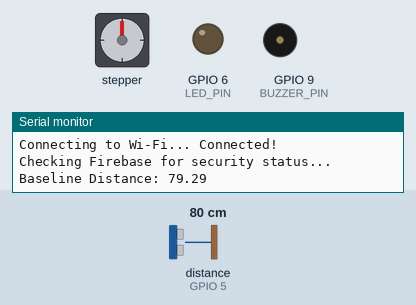
This sketch was run on a simulated ESP32-S3. Shown: stepper motor, output pins drawn as LEDs (lit = HIGH), buzzer (waves = sounding, pin HIGH), the last lines printed to the serial monitor. Wiring (inferred from the names in the program): ultrasonic range finder: trigger GPIO 4; echo GPIO 5; stepper motor driver (200 steps per turn assumed): step GPIO 10; direction GPIO 7. The inputs (shaded band) are chosen by the test bench; at power-on: distance to the obstacle (sensor on GPIO 5) 80 cm. The echo pulse lasts 58.3 µs per cm; WiFi joins after 1.5 s; servers stay silent unless stated; uploads are accepted with an empty reply; pins used as bus, display or sensor lines are not drawn.

Above: at 2.9 s.
3.0 s: distance to the obstacle (sensor on GPIO 5) set to 83 cm
4.5 s: distance to the obstacle (sensor on GPIO 5) set to 88 cm
At 5.7 s:
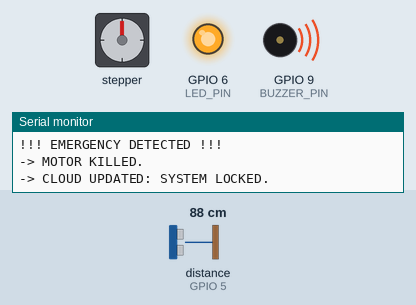
Timing chart, 0 to 7.5 s (numbered marks = the images above; inputs shaded):
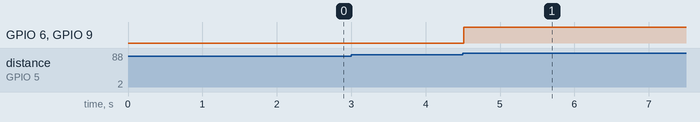

The sketch:

sketch.ino
```cpp
#include <Arduino.h>
#include "Config.h"
#include "Globals.h"
#include "Sensor.h"
#include "CloudManager.h"

float baselineDistance = 0;
volatile int currentFanSpeed = 0;
bool isLocked = false;

int previousFanSpeed = -1;
unsigned long lastCalibrationTime = 0;
unsigned long lastHttpTime = 0;
unsigned long lastLockCheckTime = 0;
hw_timer_t * timer = NULL;

void IRAM_ATTR onTimer() {
  if (currentFanSpeed > 0 && !isLocked) {
    digitalWrite(STEP_PIN, HIGH);
    for (int i = 0; i < 50; i++) { asm volatile("nop"); }
    digitalWrite(STEP_PIN, LOW);
  }
}

void setup() {
  Serial.begin(115200);

  setupHardware();
  setupWiFi();

  Serial.println("Checking Firebase for security status...");
  checkLockStatusFromFirebase();

  if (!isLocked) {
    baselineDistance = getDistance();
    Serial.print("Baseline Distance: ");
    Serial.println(baselineDistance);
  }

  timer = timerBegin(1000000);
  timerAttachInterrupt(timer, &onTimer);
  timerAlarm(timer, 2000, true, 0);
}

void loop() {
  if (isLocked) {
    if (millis() - lastLockCheckTime >= LOCK_CHECK_INTERVAL) {
      lastLockCheckTime = millis();
      checkLockStatusFromFirebase();
    }
    return;
  }

  float currentDist = getDistance();
  if (currentDist > (baselineDistance + 5.0)) {
    triggerPanicMode();
    return;
  }

  if (millis() - lastHttpTime >= HTTP_INTERVAL) {
    lastHttpTime = millis();
    getFanSpeedFromFirebase();
  }

  if (currentFanSpeed != previousFanSpeed) {
    previousFanSpeed = currentFanSpeed;
    if (currentFanSpeed > 0) {
      int newDelay = map(currentFanSpeed, 1, 5, 2000, 200);
      timerAlarm(timer, newDelay, true, 0);
    } else {
      timerAlarm(timer, 1000000, true, 0);
    }
  }

  if (millis() - lastCalibrationTime >= CALIBRATION_INTERVAL) {
    baselineDistance = getDistance();
    lastCalibrationTime = millis();
  }
}
```

CloudManager.cpp
```cpp
#include <WiFi.h>
#include <HTTPClient.h>
#include "CloudManager.h"
#include "Config.h"
#include "Globals.h"
#include "Sensor.h"

void setupWiFi() {
  WiFi.begin(WIFI_SSID, WIFI_PASSWORD);
  Serial.print("Connecting to Wi-Fi...");
  while (WiFi.status() != WL_CONNECTED) { delay(100); }
  Serial.println(" Connected!");
}

void getFanSpeedFromFirebase() {
  if (WiFi.status() == WL_CONNECTED) {
    HTTPClient http;
    String url = "https://" + String(DATABASE_URL) + "/Fan%20Number/" + String(FAN_ID) + "/Fan%20Speed.json?auth=" + String(DATABASE_SECRET);
    http.begin(url);
    if (http.GET() > 0) {
      String payload = http.getString();
      if(payload != "null" && payload != "") { currentFanSpeed = payload.toInt(); }
    }
    http.end();
  }
}

void checkLockStatusFromFirebase() {
  if (WiFi.status() == WL_CONNECTED) {
    HTTPClient http;
    String url = "https://" + String(DATABASE_URL) + "/Fan%20Number/" + String(FAN_ID) + "/Status.json?auth=" + String(DATABASE_SECRET);
    http.begin(url);
    if (http.GET() > 0) {
      String payload = http.getString();
      payload.replace("\"", "");
      payload.trim();

      if (payload == "Normal" && isLocked) {
        isLocked = false;
        digitalWrite(LED_PIN, LOW);
        digitalWrite(BUZZER_PIN, LOW);
        Serial.println("\n*** SYSTEM UNLOCKED VIA FIREBASE ***");
        Serial.println("-> Recalibrating baseline...");
        baselineDistance = getDistance();


        String url2 = "https://" + String(DATABASE_URL) + "/Fan%20Number/" + String(FAN_ID) + "/Suicide.json?auth=" + String(DATABASE_SECRET);
        http.begin(url2);
        http.addHeader("Content-Type", "application/json");
        http.PUT("false");
        http.end();

        Serial.println("-> System Normal. Resuming fan operations.");
      }
      else if (payload == "Locked" && !isLocked) {
        isLocked = true;
        digitalWrite(LED_PIN, HIGH);
        digitalWrite(BUZZER_PIN, HIGH);
        Serial.println("\n!!! BOOTED INTO LOCKED STATE !!!");
      }
    }
    http.end();
  }
}

void triggerPanicMode() {
  isLocked = true;
  digitalWrite(STEP_PIN, LOW);
  digitalWrite(DIR_PIN, LOW);
  digitalWrite(LED_PIN, HIGH);
  digitalWrite(BUZZER_PIN, HIGH);
  Serial.println("\n!!! EMERGENCY DETECTED !!!");
  Serial.println("-> MOTOR KILLED.");

  if (WiFi.status() == WL_CONNECTED) {
    HTTPClient http;

    String url1 = "https://" + String(DATABASE_URL) + "/Fan%20Number/" + String(FAN_ID) + "/Suicide.json?auth=" + String(DATABASE_SECRET);
    http.begin(url1);
    http.addHeader("Content-Type", "application/json");
    http.PUT("true");
    http.end();

    String url2 = "https://" + String(DATABASE_URL) + "/Fan%20Number/" + String(FAN_ID) + "/Status.json?auth=" + String(DATABASE_SECRET);
    http.begin(url2);
    http.addHeader("Content-Type", "application/json");
    http.PUT("\"Locked\"");
    http.end();

    Serial.println("-> CLOUD UPDATED: SYSTEM LOCKED.");
  }
}
```

CloudManager.h
```cpp
#ifndef CLOUD_MANAGER_H
#define CLOUD_MANAGER_H

void setupWiFi();
void getFanSpeedFromFirebase();
void checkLockStatusFromFirebase();
void triggerPanicMode();

#endif
```

Globals.h
```cpp
#ifndef GLOBALS_H
#define GLOBALS_H

#include <Arduino.h>

extern float baselineDistance;
extern volatile int currentFanSpeed;
extern bool isLocked;

#endif
```

Sensor.cpp
```cpp
#include "Sensor.h"
#include "Config.h"
#include "Globals.h"

void setupHardware() {
  pinMode(TRIG_PIN, OUTPUT);
  pinMode(ECHO_PIN, INPUT);
  pinMode(LED_PIN, OUTPUT);
  pinMode(BUZZER_PIN, OUTPUT);
  pinMode(DIR_PIN, OUTPUT);
  pinMode(STEP_PIN, OUTPUT);

  digitalWrite(DIR_PIN, HIGH);
}

float getDistance() {
  digitalWrite(TRIG_PIN, LOW); delayMicroseconds(2);
  digitalWrite(TRIG_PIN, HIGH); delayMicroseconds(10);
  digitalWrite(TRIG_PIN, LOW);

  long duration = pulseIn(ECHO_PIN, HIGH, 25000);
  if (duration == 0) return baselineDistance;
  return duration * 0.034 / 2;
}
```

Sensor.h
```cpp
#ifndef SENSOR_H
#define SENSOR_H

void setupHardware();
float getDistance();

#endif
```

Config.h
```cpp
#ifndef CONFIG_H
#define CONFIG_H

#include <Arduino.h>

// --- CREDENTIALS ---
#define WIFI_SSID "<wifi_name>"
#define WIFI_PASSWORD "<wifi_password>"
#define DATABASE_URL "<database_url>"
#define DATABASE_SECRET "<database_secret>"

// --- DEVICE IDENTITY ---
#define FAN_ID "001"

// --- PIN DEFINITIONS ---
#define TRIG_PIN 4
#define ECHO_PIN 5
#define LED_PIN 6
#define DIR_PIN 7
#define BUZZER_PIN 9
#define STEP_PIN 10

// --- TIMING CONSTANTS ---
const unsigned long CALIBRATION_INTERVAL = 86400000;
const unsigned long HTTP_INTERVAL = 500;
const unsigned long LOCK_CHECK_INTERVAL = 2000;

#endif
```

Measured:
- the behaviour switches between 85 and 86 cm on distance to the obstacle (sensor on GPIO 5) (found by bisection; images 0 and 1)
- after the input at 3.0 s, every drawn part: stays the same
- after the input at 4.5 s, GPIO 6 (LED_PIN), GPIO 9 (BUZZER_PIN): LOW → HIGH at once
